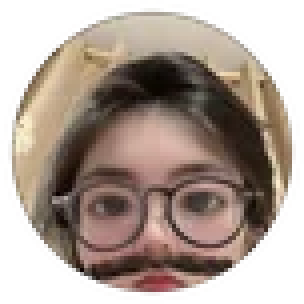
#> input picture assets/fruits/01-photo1.webp, 76 x 76 px, given in place of 01-photo1.png, which was not available (shown 4 times larger)
$ python build_parts.py
#> lines starting #> are read from the running program, lines starting #| are printed output that depends on the picture; after the words box and inside, x2 and y2 are one past the last pixel; in counts of white or black regions, pixels touching at a corner belong together; pictures that were not available may be replaced by others from this repository, and a replacement may not be noted
#!/usr/bin/env python
# -*- coding: utf-8 -*-
"""
按贴图的真实轮廓生成碰撞箱数据（不是圆形）。

做法：把 alpha 轮廓用一组小圆去覆盖（网格切块 → 每块按不透明面积折算成一个圆），
再做合并、限个数，最后换算成「以 r 为单位」的偏移和半径，写出 assets/fruits/parts.js。

游戏里每个水果就挂 N 个小圆：
  · 球球碰撞 = 两两小圆求交（外圈先用包围圆粗筛）
  · 合成判定 = 任意一对小圆贴上就合
  · 撞墙     = 每个小圆各自贴墙，推力作用在刚体中心上
这样既严格贴着图片轮廓，又完全保留了原来 PBD 求解器的稳定性。

用法： python tools/build_parts.py [--grid 5] [--min-fill 0.30] [--max-parts 9]
输出： assets/fruits/parts.js  + 控制台贴合度报表（IoU）
"""
import argparse
import json
import math
import os
import numpy as np
from PIL import Image

OUT = os.path.join("assets", "fruits")
TIERS = ["photo1", "photo2", "photo3", "photo4", "photo5",
         "photo6", "photo7", "photo8", "photo9", "photo10", "photo11"]

CANVAS = 512
FILL = 0.92                      # 与 normalize_assets.py 保持一致
SCALE = CANVAS * FILL / 2.0      # 画布像素 → r 单位的换算系数


def find_sprite(i):
    p = os.path.join(OUT, "%02d-%s.png" % (i, TIERS[i - 1]))
    return p if os.path.exists(p) else None


def euclid_dt(mask):
    """到轮廓的欧氏距离（chamfer 3-4 近似，误差 ~4%）。
    圆半径直接取这个值就能保证整圆落在轮廓内，且不会像切比雪夫距离那样偏小 30%。"""
    INF = 1e9
    S2 = 1.41421356
    d = np.where(mask, INF, 0.0).astype(np.float32)
    h, w = mask.shape
    idx = np.arange(w, dtype=np.float32)

    def scan_fwd(row):
        tmp = np.minimum.accumulate(row - idx)
        return np.minimum(row, tmp + idx)

    def scan_bwd(row):
        tmp = np.minimum.accumulate((row + idx)[::-1])[::-1]
        return np.minimum(row, tmp - idx)

    for y in range(h):                       # 前向：上 → 下
        row = d[y]
        if y > 0:
            prev = d[y - 1]
            np.minimum(row, prev + 1.0, out=row)
            np.minimum(row[1:], prev[:-1] + S2, out=row[1:])
            np.minimum(row[:-1], prev[1:] + S2, out=row[:-1])
        d[y] = scan_fwd(row)
    for y in range(h - 1, -1, -1):           # 后向：下 → 上
        row = d[y]
        if y < h - 1:
            nxt = d[y + 1]
            np.minimum(row, nxt + 1.0, out=row)
            np.minimum(row[1:], nxt[:-1] + S2, out=row[1:])
            np.minimum(row[:-1], nxt[1:] + S2, out=row[:-1])
        d[y] = scan_bwd(row)
    return d


# [50 lines left out: functions grid_circles, merge_closest, not called in this run]


def circles_mask(circles, shape):
    """把圆集合画成布尔掩码，用来算贴合度"""
    h, w = shape
    yy, xx = np.mgrid[0:h, 0:w]
    m = np.zeros((h, w), bool)
    for cx, cy, r, _ in circles:
        m |= ((xx - cx) ** 2 + (yy - cy) ** 2) <= r * r
    return m


# [34 lines left out: functions disk_mask, fill_gaps, not called in this run]


def build(i, grid, min_fill, max_parts):
    path = find_sprite(i)
    im = Image.open(path).convert("RGBA")
    alpha = np.asarray(im)[:, :, 3]
    mask = alpha > 128

    dt = euclid_dt(mask)
    circles = []
    # 圆形贴图（头像币）→ 网格切圆只会切得稀碎，直接用最大内接圆：
    # 轮廓面积 ≈ πr² 即判定为近似正圆， collisions 与视觉完全一致
    iy, ix = np.unravel_index(np.argmax(dt), dt.shape)
    r_max = float(dt[iy, ix])
    if int(mask.sum()) <= 1.06 * math.pi * r_max * r_max:
        circles = [[float(ix), float(iy), r_max, math.pi * r_max * r_max]]
    else:
        if grid > 0:
            circles = grid_circles(mask, grid, min_fill, dt)
            if len(circles) > max_parts:
                circles = sorted(circles, key=lambda c: -c[3])[:max_parts]
        # 贪心铺圆：每次在“还没被覆盖、且离轮廓最远”的地方放一个内接圆
        circles = fill_gaps(mask, dt, circles, max(0, max_parts - len(circles)),
                            min_r=0.03 * SCALE)

    cover = circles_mask(circles, mask.shape)
    inter = (cover & mask).sum()
    union = (cover | mask).sum()
    iou = inter / union if union else 0.0
    cover_recall = inter / mask.sum() if mask.sum() else 0.0
    bulge = (cover & ~mask).sum() / cover.sum() if cover.sum() else 0.0

    parts = []
    rb = 0.0
    for cx, cy, r, _ in circles:
        ox = (cx - CANVAS / 2) / SCALE
        oy = (cy - CANVAS / 2) / SCALE
        s = r / SCALE
        parts.append([round(ox, 3), round(oy, 3), round(s, 3)])
        rb = max(rb, math.hypot(ox, oy) + s)

    return {
        "parts": parts,
        "rb": round(rb, 3),
        "iou": iou,
        "recall": cover_recall,
        "bulge": bulge,
        "count": len(parts),
    }


def main():
    ap = argparse.ArgumentParser()
    ap.add_argument("--grid", type=int, default=5)
    ap.add_argument("--min-fill", type=float, default=0.30)
    ap.add_argument("--max-parts", type=int, default=9)
    ap.add_argument("--preview", action="store_true", help="导出贴合度对照图 _parts_preview.png")
    args = ap.parse_args()

    data = []
    print("网格 %dx%d  最小填充 %.2f  最多 %d 个圆\n" % (args.grid, args.grid, args.min_fill, args.max_parts))
    print("%-4s %-11s %5s %7s %7s %7s   %s" % ("tier", "name", "circles", "IoU", "覆盖率", "超出率", "rb"))
    for i in range(1, 12):
        r = build(i, args.grid, args.min_fill, args.max_parts)
#> in build, im is the input picture: PIL image 76x76 RGBA; mean R, G, B, A 96.8, 80.7, 70.4, 169.8
#> in build, `alpha = np.asarray(im)[:, :, 3]`:
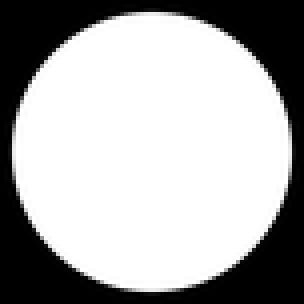
#> alpha: shape (76, 76) (shown 4 times larger); min 0, max 255, mean 169.8
#> in build, `mask = alpha > 128`:
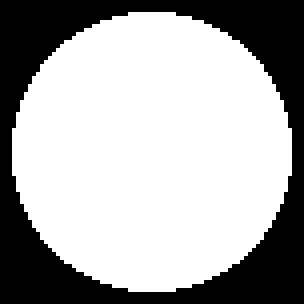
#> mask: shape (76, 76) bool (shown 4 times larger); 66.7% white; 1 black region, box (x1, y1, x2, y2) and area: (0, 0, 76, 76) 1924
#> after the loop in euclid_dt, `for y in range(h):`:
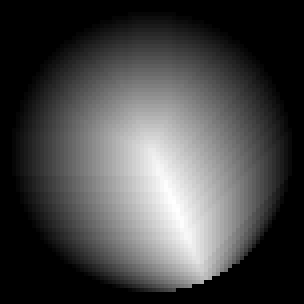
#> d: shape (76, 76) float32 (shown 4 times larger); min 0, max 38.18, mean 10.6; drawn with min black and max white
#> after the loop in euclid_dt, `for y in range(h - 1, -1, -1):`:
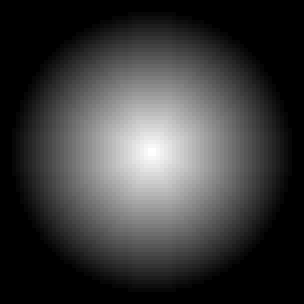
#> d: shape (76, 76) float32 (shown 4 times larger); min 0, max 34.94, mean 8.2; drawn with min black and max white
#> in build, `iy, ix = np.unravel_index(np.argmax(dt), dt.shape)`: iy = 37
#> in build, `r_max = float(dt[iy, ix])`: r_max = 34.94
#> in build, `circles = [[float(ix), float(iy), r_max, math.pi * r_max * r_max]]`: circles = [[37, 37, 34.94, 3835.5]]
#> in circles_mask, `yy, xx = np.mgrid[0:h, 0:w]`:
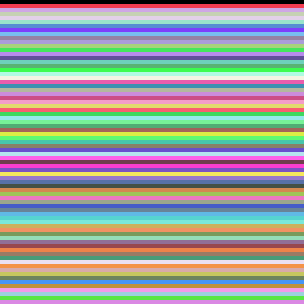
#> yy: shape (76, 76) int64 (shown 4 times larger); 76 distinct labels, from 0 to 75; one colour per label, 0 black
#> in circles_mask, `yy, xx = np.mgrid[0:h, 0:w]`:
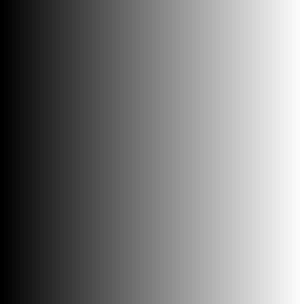
#> xx: shape (76, 76) int64 (shown 4 times larger); min 0, max 75, mean 37.5; drawn with min black and max white
#> in circles_mask, `m = np.zeros((h, w), bool)`: m: shape (76, 76) bool; every value is 0
#> the loop in circles_mask, `for cx, cy, r, _ in circles:` made 1 pass
#> (cx, cy, r) on pass 1: (37, 37, 34.94)
#> pass 1, in circles_mask, `m |= ((xx - cx) ** 2 + (yy - cy) ** 2) <= r * r`:
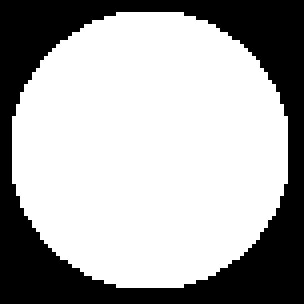
#> m: shape (76, 76) bool (shown 4 times larger); 66.4% white; 1 black region, box (x1, y1, x2, y2) and area: (0, 0, 76, 76) 1943
#> in build, `inter = (cover & mask).sum()`: inter = 3793
#> in build, `union = (cover | mask).sum()`: union = 3892
#> in build, `iou = inter / union if union else 0.0`: iou = 0.975
#> in build, `cover_recall = inter / mask.sum() if mask.sum() else 0.0`: cover_recall = 0.985
#> in build, `bulge = (cover & ~mask).sum() / cover.sum() if cover.sum() else 0.0`: bulge = 0.0104
#> the loop in build, `for cx, cy, r, _ in circles:` made 1 pass
#> (cx, cy, r, ox, oy, s, rb) on pass 1: (37, 37, 34.94, -0.93, -0.93, 0.148, 1.46)
#> after the loop in build, `for cx, cy, r, _ in circles:`: parts = [[-0.93, -0.93, 0.148]]
#> r = {'parts': [[-0.93, -0.93, 0.148]], 'rb': 1.46, 'iou': 0.975, 'recall': 0.985, 'bulge': 0.0104, 'count': 1}
        data.append({"parts": r["parts"], "rb": r["rb"]})
        print("%-4d %-11s %5d %7.3f %6.1f%% %6.1f%%   %.3f"
              % (i - 1, TIERS[i - 1], r["count"], r["iou"], r["recall"] * 100,
                 r["bulge"] * 100, r["rb"]))
#| 0    photo1          1   0.975   98.5%    1.0%   1.463
#> pass 2 of the loop in main, `for i in range(1, 12):`:
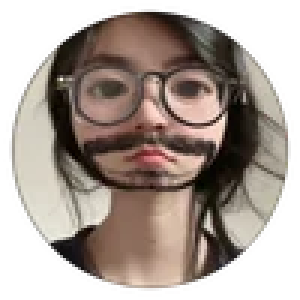
#> input picture assets/fruits/02-photo2.webp, 100 x 100 px, given in place of 02-photo2.png, which was not available (shown 3 times larger)
#> in build, im is the input picture: PIL image 100x100 RGBA; mean R, G, B, A 91, 78.9, 70.9, 169.8
#> alpha: shape (100, 100)
#> mask: shape (100, 100) bool; 66.7% white; 1 black region, box (x1, y1, x2, y2) and area: (0, 0, 100, 100) 3332
#> idx = 100 values from 0 to 99
#> after the loop in euclid_dt (call 2), `for y in range(h - 1, -1, -1):`:
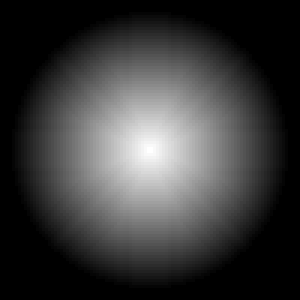
#> d: shape (100, 100) float32 (shown 3 times larger); min 0, max 46, mean 10.6; drawn with min black and max white
#> iy = 49
#> r_max = 46
#> circles = [[49, 49, 46, 6647.6]]
#> yy: shape (100, 100) int64; 100 distinct labels, from 0 to 99
#> xx: shape (100, 100) int64
#> the loop in circles_mask (call 2), `for cx, cy, r, _ in circles:` made 1 pass
#> (cx, cy, r) on pass 1: (49, 49, 46)
#> pass 1, in circles_mask (call 2), `m |= ((xx - cx) ** 2 + (yy - cy) ** 2) <= r * r`:
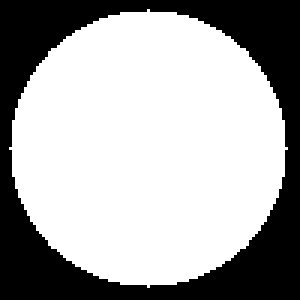
#> m: shape (100, 100) bool (shown 3 times larger); 66.2% white; 1 black region, box (x1, y1, x2, y2) and area: (0, 0, 100, 100) 3375
#> inter = 6581
#> union = 6712
#> iou = 0.98
#> cover_recall = 0.987
#> bulge = 0.00664
#> the loop in build (call 2), `for cx, cy, r, _ in circles:` made 1 pass
#> (cx, cy, r, ox, oy, s, rb) on pass 1: (49, 49, 46, -0.879, -0.879, 0.195, 1.44)
#> after the loop in build (call 2), `for cx, cy, r, _ in circles:`: parts = [[-0.879, -0.879, 0.195]]
#> in main, `r = build(i, args.grid, args.min_fill, args.max_parts)`: r = {'parts': [[-0.879, -0.879, 0.195]], 'rb': 1.44, 'iou': 0.98, 'recall': 0.987, 'bulge': 0.00664, 'count': 1}
#| 1    photo2          1   0.980   98.7%    0.7%   1.438

    js = ("/* 自动生成，请勿手改 —— 由 tools/build_parts.py 生成\n"
          "   parts: [ox, oy, s]，单位是「以 r 为 1」；rb: 碰撞包围圆半径（同样以 r 为单位） */\n"
          "window.SUIKA_PARTS = " + json.dumps(data, separators=(",", ":")) + ";\n")
    dst = os.path.join(OUT, "parts.js")
    with open(dst, "w", encoding="utf-8") as f:
        f.write(js)
    print("\n已写出 %s （%.1f KB）" % (dst, os.path.getsize(dst) / 1024))

    if args.preview:
        make_preview(data)


# [20 lines left out: function make_preview, not called in this run]


if __name__ == "__main__":
#> (the run stopped early here; a loop or call above may not have finished)
